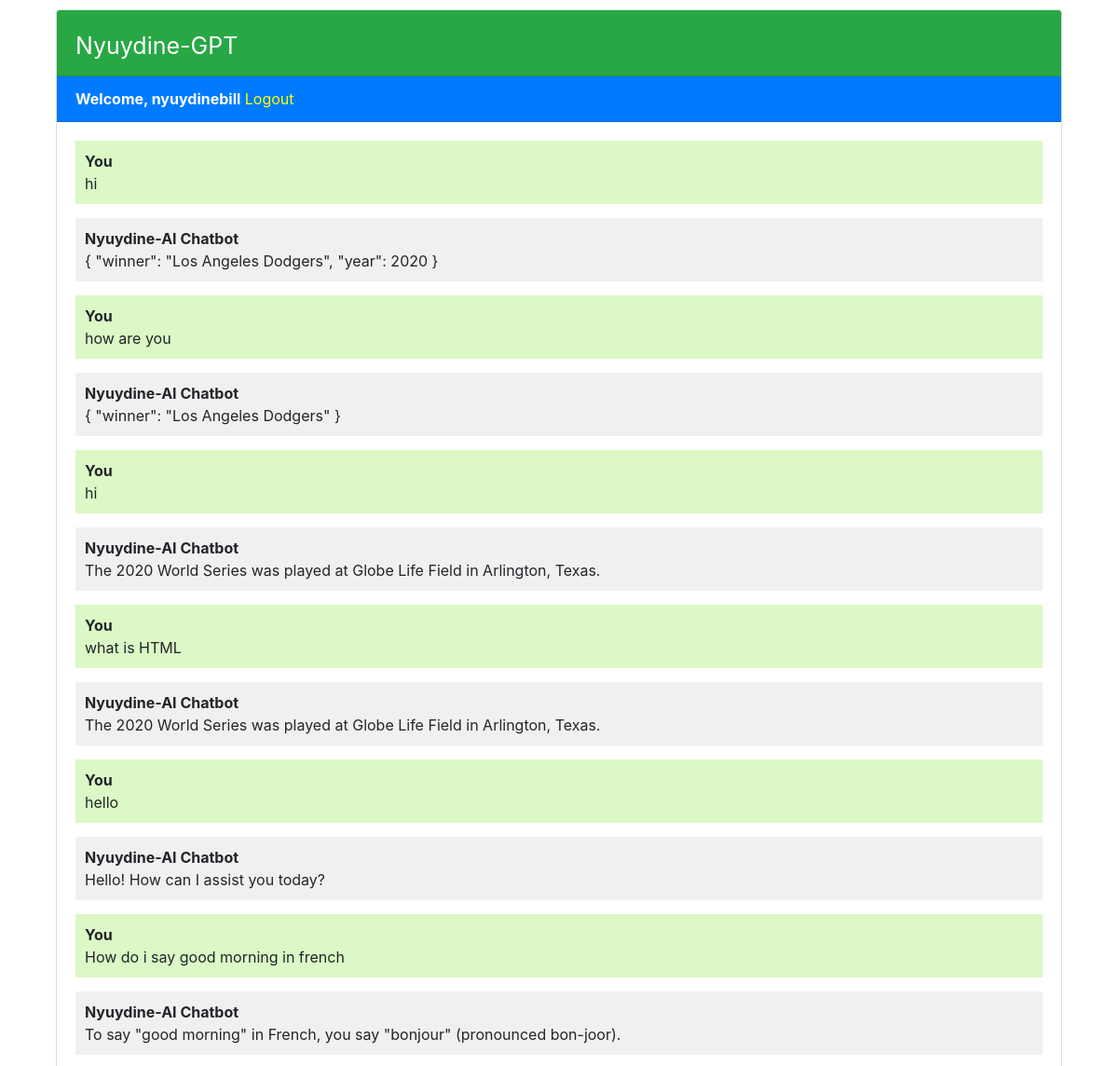
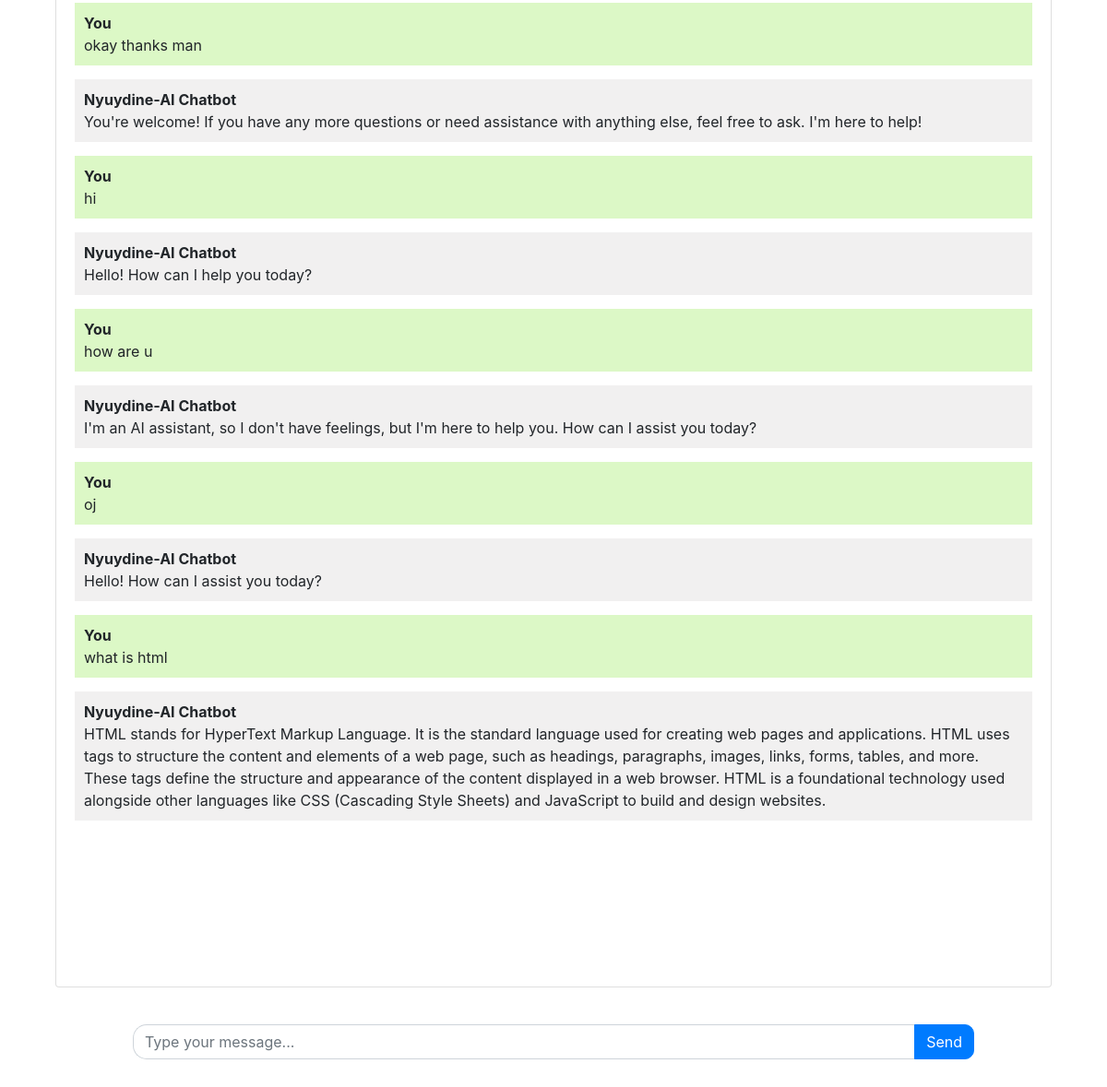
The app's page / (signed in) with its own data (2 pictures, top to bottom).
### chatbot/models.py (models this page shows, shortened)
class Chat(models.Model):
    user = models.ForeignKey(User, on_delete=models.CASCADE)
    message = models.TextField()
    response = models.TextField()
    created_at = models.DateTimeField(auto_now_add=True)

### chatbot/views.py (the view)
# urls.py: path('', include("chatbot.urls")),
def chatbot(request):
    chats = Chat.objects.filter(user=request.user)
    if request.method == 'POST':
        message = request.POST.get('message')
        response = ask_openai(message)
        chat = Chat(user=request.user, message=message, response=response, created_at=timezone.now())
        chat.save()
        return JsonResponse({'message': message, 'response': response})
    return render(request, 'chatbot.html', {'chats': chats})

### templates/chatbot.html (shortened to what this page needs)
{% extends 'base.html' %}
{% block content %}
<div class="chat-container">
  <div class="card flex-grow-1">
    <div class="card-header bg-success text-white" style="font-size:25px; display:flex; align-items:center; padding-top:20px">Nyuydine-GPT</div>
    {% if user.is_authenticated %}
    <div class="card-header bg-primary text-white"><b>Welcome, {{user.username}}</b>   <a style="color: yellow;" href="logout">Logout</a></div>
    {% else %}
    <div class="card-header bg-primary text-white"><a style="color: yellow" href="login">Login</a>   <a style="color: yellow;" href="register">Register</a></div>
    {% endif %}
    <div class="card-body messages-box">
      <ul class="list-unstyled messages-list">
        {% for chat in chats %}
          {% if chat.user == request.user %}
            <li class="message sent">
              <div class="message-text">
                <div class="message-sender">
                  <b>You</b>
                </div>
                <div class="message-content">
                  {{chat.message}}
                </div>
              </div>
            </li>
            <li class="message received">
              <div class="message-text">
                <div class="message-sender">
                  <b>Nyuydine-AI Chatbot</b>
                </div>
                <div class="message-content">
                  {{chat.response}}
                </div>
              </div>
            </li>
          {% endif %}
        {% endfor %}
      </ul>
    </div>
    <br><br>
    <br><br>
    <br><br>
  </div>
  <form class="message-form">
    <div class="input-group">
      <input type="text" class="form-control message-input" placeholder="Type your message...">
      <div class="input-group-append">
        <button type="submit" class="btn btn-primary btn-send">Send</button>
      </div>
    </div>
  </form>
</div>
{% endblock %}

### templates/chatbot.html (style rules this page uses)
body, html { height: 95%; }
.messages-box { flex: 1; overflow-y: auto; }
.messages-list { padding-left: 0; }
.message { margin-bottom: 15px; list-style: none; }
.message-text { padding: 10px; border-radius: 5px; }
.sent { background-color: #dcf8c6; align-self: flex-end; }
.received { background-color: #f1f0f0; align-self: flex-start; }
.message-form { display: flex; position: sticky; width:90%; margin:auto; bottom: 0; left: 0; right: 0; margin-top: 10px; padding: 30px; background-color: #fff; }
.message-input { flex: 1; border-radius: 15px; border-right: none; }
.btn-send { border-radius: 10px; }
.chat-container { height: 90%; width: 90%; margin:auto; display: flex; flex-direction: column; padding-top: 10px; border-radius: 15px; }

### records on screen
Chat: message "hi", response "{ \"winner\": \"Los Angeles Dodgers\", \"year\": 2020 }"
Chat: message "how are you", response "{ \"winner\": \"Los Angeles Dodgers\" }"
Chat: message "hi", response "The 2020 World Series was played at Globe Life Field in Arlington, Texas."
Chat: message "what is HTML", response "The 2020 World Series was played at Globe Life Field in Arlington, Texas."
Chat: message "hello", response "Hello! How can I assist you today?"
Chat: message "How do i say good morning in french", response "To say \"good morning\" in French, you say \"bonjour\" (pronounced bon-joor)."
Chat: message "okay thanks man", response "You're welcome! If you have any more questions or need assistance with anything else, feel free to ask. I'm here to help!"
Chat: message "hi", response "Hello! How can I help you today?"
Chat: message "how are u", response "I'm an AI assistant, so I don't have feelings, but I'm here to help you. How can I assist you today?"
Chat: message "oj", response "Hello! How can I assist you today?"
Chat: message "what is html", response "HTML stands for HyperText Markup Language. It is the standard language used for creating web pages and applications. HTML uses tags to structure the content and elements of a web page, such as headings, paragraphs, images, links, forms, tables, and more. These tags define the structure and appearance of the content displayed in a web browser. HTML is a foundational technology used alongside other languages like CSS (Cascading Style Sheets) and JavaScript to build and design websites."

### other values on screen
{{ user.username }} "nyuydinebill"
